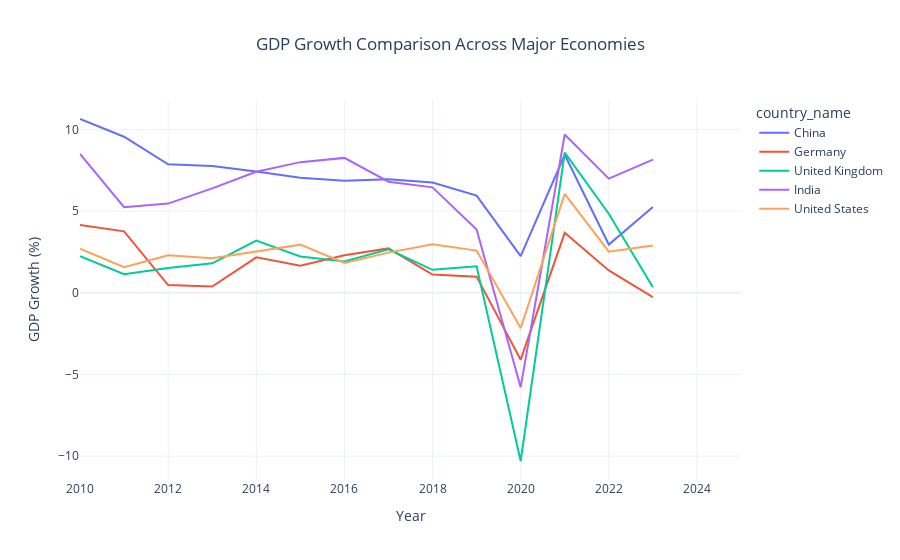

Notebook code for this chart:
### Code cell
import plotly.express as px

# selecting some important countries 
selected_countries = ["United States","China","India","Germany","United Kingdom"]

filtered_df = df[df['country_name'].isin(selected_countries)]

fig = px.line(
    filtered_df,
    x='year',
    y="GDP Growth (% Annual)",
    color="country_name",
    title="GDP Growth Comparison Across Major Economies",

)

fig.update_layout(
    template="plotly_white",
    xaxis_title="Year",
    yaxis_title="GDP Growth (%)",
    title_x=0.5
)

fig.show()

### Figure 1 — Plotly figure (JSON) as saved in the notebook; plotly's stock layout.template omitted (floating-point values rounded to 4 significant figures)
{"data": [{"hovertemplate": "country_name=China<br>year=%{x}<br>GDP Growth (% Annual)=%{y}<extra></extra>", "legendgroup": "China", "line": {"color": "#636efa", "dash": "solid"}, "marker": {"symbol": "circle"}, "mode": "lines", "name": "China", "orientation": "v", "showlegend": true, "type": "scatter", "x": [2010, 2011, 2012, 2013, 2014, 2015, 2016, 2017, 2018, 2019, 2020, 2021, 2022, 2023, 2024, 2025], "xaxis": "x", "y": [10.64, 9.551, 7.864, 7.766, 7.426, 7.041, 6.849, 6.947, 6.75, 5.951, 2.239, 8.448, 2.951, 5.25, NaN, NaN], "yaxis": "y"}, {"hovertemplate": "country_name=Germany<br>year=%{x}<br>GDP Growth (% Annual)=%{y}<extra></extra>", "legendgroup": "Germany", "line": {"color": "#EF553B", "dash": "solid"}, "marker": {"symbol": "circle"}, "mode": "lines", "name": "Germany", "orientation": "v", "showlegend": true, "type": "scatter", "x": [2010, 2011, 2012, 2013, 2014, 2015, 2016, 2017, 2018, 2019, 2020, 2021, 2022, 2023, 2024, 2025], "xaxis": "x", "y": [4.147, 3.758, 0.4743, 0.3862, 2.169, 1.653, 2.295, 2.716, 1.116, 0.9879, -4.095, 3.67, 1.37, -0.2664, NaN, NaN], "yaxis": "y"}, {"hovertemplate": "country_name=United Kingdom<br>year=%{x}<br>GDP Growth (% Annual)=%{y}<extra></extra>", "legendgroup": "United Kingdom", "line": {"color": "#00cc96", "dash": "solid"}, "marker": {"symbol": "circle"}, "mode": "lines", "name": "United Kingdom", "orientation": "v", "showlegend": true, "type": "scatter", "x": [2010, 2011, 2012, 2013, 2014, 2015, 2016, 2017, 2018, 2019, 2020, 2021, 2022, 2023, 2024, 2025], "xaxis": "x", "y": [2.233, 1.138, 1.509, 1.8, 3.195, 2.223, 1.922, 2.657, 1.405, 1.624, -10.3, 8.576, 4.839, 0.34, NaN, NaN], "yaxis": "y"}, {"hovertemplate": "country_name=India<br>year=%{x}<br>GDP Growth (% Annual)=%{y}<extra></extra>", "legendgroup": "India", "line": {"color": "#ab63fa", "dash": "solid"}, "marker": {"symbol": "circle"}, "mode": "lines", "name": "India", "orientation": "v", "showlegend": true, "type": "scatter", "x": [2010, 2011, 2012, 2013, 2014, 2015, 2016, 2017, 2018, 2019, 2020, 2021, 2022, 2023, 2024, 2025], "xaxis": "x", "y": [8.498, 5.241, 5.456, 6.386, 7.41, 7.996, 8.256, 6.795, 6.454, 3.871, -5.778, 9.69, 6.987, 8.153, NaN, NaN], "yaxis": "y"}, {"hovertemplate": "country_name=United States<br>year=%{x}<br>GDP Growth (% Annual)=%{y}<extra></extra>", "legendgroup": "United States", "line": {"color": "#FFA15A", "dash": "solid"}, "marker": {"symbol": "circle"}, "mode": "lines", "name": "United States", "orientation": "v", "showlegend": true, "type": "scatter", "x": [2010, 2011, 2012, 2013, 2014, 2015, 2016, 2017, 2018, 2019, 2020, 2021, 2022, 2023, 2024, 2025], "xaxis": "x", "y": [2.695, 1.564, 2.289, 2.118, 2.524, 2.946, 1.819, 2.458, 2.967, 2.584, -2.163, 6.055, 2.512, 2.888, NaN, NaN], "yaxis": "y"}], "layout": {"legend": {"title": {"text": "country_name"}, "tracegroupgap": 0}, "title": {"text": "GDP Growth Comparison Across Major Economies", "x": 0.5}, "xaxis": {"anchor": "y", "domain": [0, 1], "title": {"text": "Year"}}, "yaxis": {"anchor": "x", "domain": [0, 1], "title": {"text": "GDP Growth (%)"}}}}
